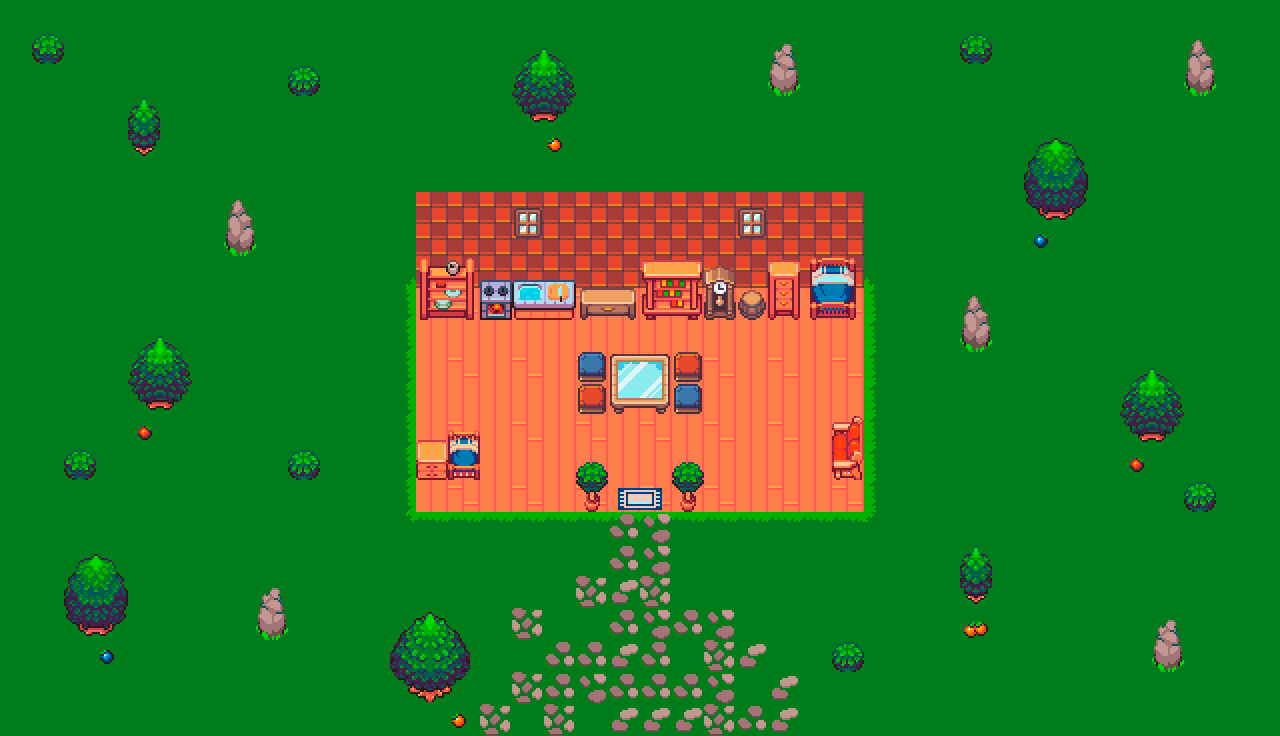

A 2D game scene composited from a Tiled map and its tileset images. What follows is a short description and the map's XML, with each tile layer's data collapsed to a summary:
An orthogonal 40x23 tile map with 32x32 px tiles, 4 tile layers (Extra, Suelo, Muebles, Detalles), 1 hidden layer not drawn, 3 tilesets.

<map version="1.4" tiledversion="1.4.3" orientation="orthogonal" renderorder="right-down" width="40" height="23" tilewidth="32" tileheight="32" infinite="0" nextlayerid="6" nextobjectid="1">
 <tileset firstgid="1" name="map_tileset" tilewidth="32" tileheight="32" tilecount="768" columns="48">
  <image source="map_tileset.png" width="1536" height="512" />
 </tileset>
 <tileset firstgid="769" name="hitboxes" tilewidth="32" tileheight="32" tilecount="20" columns="20">
  <image source="hitboxes.png" width="640" height="32" />
 </tileset>
 <tileset firstgid="789" name="interior_tileset" tilewidth="32" tileheight="32" tilecount="768" columns="48">
  <image source="interior_tileset.png" width="1536" height="512" />
 </tileset>
 <layer id="3" name="Extra" width="40" height="23">
  <data>[920 cells, 920 non-empty, 8 distinct tile ids]</data>
 </layer>
 <layer id="1" name="Suelo" width="40" height="23">
  <data>[920 cells, 310 non-empty, 42 distinct tile ids]</data>
 </layer>
 <layer id="2" name="Muebles" width="40" height="23">
  <data>[920 cells, 61 non-empty, 44 distinct tile ids]</data>
 </layer>
 <layer id="5" name="Detalles" width="40" height="23">
  <data>[920 cells, 0 non-empty, 0 distinct tile ids]</data>
 </layer>
 <layer id="4" name="Hitboxes" width="40" height="23" visible="0" opacity="0.5">
  <properties>
   <property name="draw" type="bool" value="false" />
  </properties>
  <data>[920 cells, 920 non-empty, 3 distinct tile ids]</data>
 </layer>
</map>
